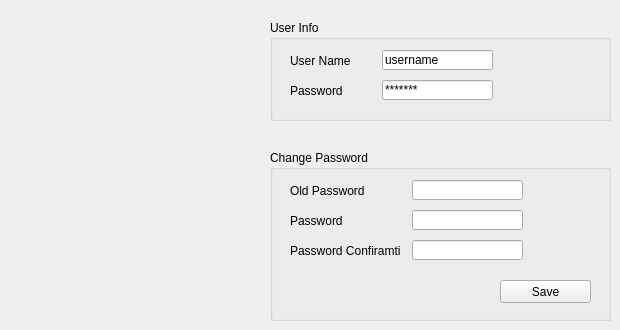
          <widget class="QWidget" name="tab_4">
           <attribute name="title">
            <string>Account Configuration</string>
           </attribute>
           <widget class="QGroupBox" name="groupBox_5">
            <property name="geometry">
             <rect>
              <x>270</x>
              <y>20</y>
              <width>341</width>
              <height>101</height>
             </rect>
            </property>
            <property name="title">
             <string>User Info</string>
            </property>
            <widget class="QLineEdit" name="lineEdit_17">
             <property name="geometry">
              <rect>
               <x>112</x>
               <y>30</y>
               <width>111</width>
               <height>20</height>
              </rect>
             </property>
             <property name="text">
              <string>username</string>
             </property>
             <property name="frame">
              <bool>true</bool>
             </property>
             <property name="clearButtonEnabled">
              <bool>false</bool>
             </property>
            </widget>
            <widget class="QLabel" name="label_41">
             <property name="geometry">
              <rect>
               <x>20</x>
               <y>30</y>
               <width>81</width>
               <height>21</height>
              </rect>
             </property>
             <property name="text">
              <string>User Name</string>
             </property>
            </widget>
            <widget class="QLabel" name="label_42">
             <property name="geometry">
              <rect>
               <x>20</x>
               <y>60</y>
               <width>81</width>
               <height>21</height>
              </rect>
             </property>
             <property name="text">
              <string>Password</string>
             </property>
            </widget>
            <widget class="QLineEdit" name="lineEdit_18">
             <property name="geometry">
              <rect>
               <x>112</x>
               <y>60</y>
               <width>111</width>
               <height>20</height>
              </rect>
             </property>
             <property name="text">
              <string>*******</string>
             </property>
            </widget>
           </widget>
           <widget class="QGroupBox" name="groupBox_6">
            <property name="geometry">
             <rect>
              <x>270</x>
              <y>150</y>
              <width>341</width>
              <height>171</height>
             </rect>
            </property>
            <property name="title">
             <string>Change Password</string>
            </property>
            <widget class="QLineEdit" name="lineEdit_19">
             <property name="geometry">
              <rect>
               <x>142</x>
               <y>30</y>
               <width>111</width>
               <height>20</height>
              </rect>
             </property>
            </widget>
            <widget class="QLabel" name="label_43">
             <property name="geometry">
              <rect>
               <x>20</x>
               <y>30</y>
               <width>111</width>
               <height>21</height>
              </rect>
             </property>
             <property name="text">
              <string>Old Password</string>
             </property>
            </widget>
            <widget class="QLabel" name="label_44">
             <property name="geometry">
              <rect>
               <x>20</x>
               <y>60</y>
               <width>111</width>
               <height>21</height>
              </rect>
             </property>
             <property name="text">
              <string>Password</string>
             </property>
            </widget>
            <widget class="QLineEdit" name="lineEdit_20">
             <property name="geometry">
              <rect>
               <x>142</x>
               <y>60</y>
               <width>111</width>
               <height>20</height>
              </rect>
             </property>
            </widget>
            <widget class="QLabel" name="label_45">
             <property name="geometry">
              <rect>
               <x>20</x>
               <y>90</y>
               <width>111</width>
               <height>21</height>
              </rect>
             </property>
             <property name="text">
              <string>Password Confiramtion</string>
             </property>
            </widget>
            <widget class="QLineEdit" name="lineEdit_21">
             <property name="geometry">
              <rect>
               <x>142</x>
               <y>90</y>
               <width>111</width>
               <height>20</height>
              </rect>
             </property>
            </widget>
            <widget class="QPushButton" name="pushButton_12">
             <property name="geometry">
              <rect>
               <x>230</x>
               <y>130</y>
               <width>91</width>
               <height>23</height>
              </rect>
             </property>
             <property name="text">
              <string>Save</string>
             </property>
            </widget>
           </widget>
          </widget>
